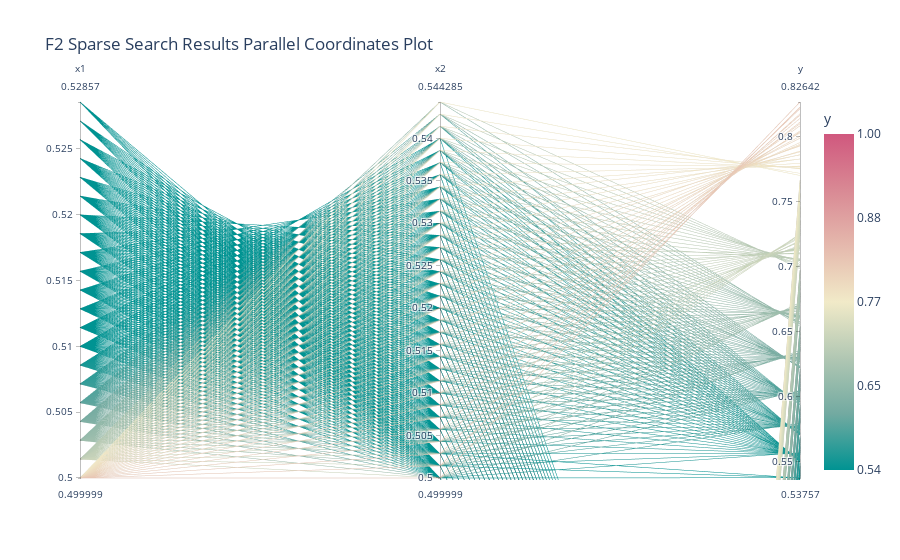

This figure's notebook cell:
### Code cell
def generate_sparse_grid(domain_bounds, points_per_dim):
    """Generate a sparse grid for high-dimensional spaces."""
    num_dims = len(domain_bounds)
    total_points = points_per_dim ** (1 / num_dims)
    axis_values = [np.linspace(start, end, int(np.ceil(total_points))) for start, end in domain_bounds]
    grid = np.meshgrid(*axis_values, indexing='ij')
    sparse_grid = np.vstack([x.ravel() for x in grid]).T
    return sparse_grid

# Example usage
#domain_bounds = [(0, 1), (0, 1), (0, 1)]  # 3D problem
#sparse_grid = generate_sparse_grid(domain_bounds, 1000)
#print("Sparse grid points:", sparse_grid.shape[0])


#domain_bounds= [(0.47, 0.53), (0.47, 0.53)]
domain_bounds= [(0.499999, 0.599999), (0.499999, 0.599999)]
num_points_per_dimension = 5000  # Number of points along each dimension
X_sparse_grid_hv = generate_sparse_grid(domain_bounds, num_points_per_dimension)


# Select updated kappa & xi based on the nth week
# Example for a specific week (e.g., week 1)
week_index = current_week  # For week current_week+1, as indexing starts from 0
xi_value = xi_array[week_index]
kappa_value = kappa_array[week_index]


# EI, PI, UCB next point calcuation
next_point_ei, next_point_pi, next_point_ucb = propose_next_point(xi_value,kappa_value,X_sparse_grid_hv,best_gp,'sklearn')

#mse, r2 = evaluate_model_performance(best_gp, X_new_points, Y_new_points,'sklearn')
#print(f"MSE: {mse}")
#print(f"R-squared: {r2}")

#print_timestamp()


y_highvalue_pred = predict_in_batches(best_gp, X_sparse_grid_hv)


# After evaluation, you can create a DataFrame for analysis
df_evaluation = pd.DataFrame(X_sparse_grid_hv, columns=[f'x{i+1}' for i in range(len(domain_bounds))])
df_evaluation['y'] = y_highvalue_pred

# Sort the DataFrame by 'y' in descending order to get the smallest values at the top
sorted_df_hv = df_evaluation.sort_values(by='y', ascending=False)

# Take the top n entries after sorting
n_samples = 500  # Adjust n to your preferred sample size
sampled_df_hv = sorted_df_hv.head(n_samples)
print(sampled_df_hv.head(20))

plot_parallel_coordinates(sampled_df_hv, 'y', "F2 Sparse Search Results Parallel Coordinates Plot")
print_timestamp()

### Figure 1 — Plotly figure (JSON) as saved in the notebook; plotly's stock layout.template omitted (floating-point values rounded to 4 significant figures; data arrays with more than 128 entries replaced by an {"elided": "..."} marker saying what was removed)
{"data": [{"dimensions": [{"label": "x1", "values": {"elided": "780 float values"}}, {"label": "x2", "values": {"elided": "780 float values"}}, {"label": "y", "values": {"elided": "780 float values"}}], "domain": {"x": [0, 1], "y": [0, 1]}, "line": {"color": {"elided": "780 float values"}, "coloraxis": "coloraxis"}, "name": "", "type": "parcoords"}], "layout": {"coloraxis": {"cmax": 1, "cmin": 0.5376, "colorbar": {"ticktext": ["0.54", "0.65", "0.77", "0.88", "1.00"], "tickvals": [0.5376, 0.6532, 0.7688, 0.8844, 1], "title": {"text": "y"}}, "colorscale": [[0, "rgb(0, 147, 146)"], [0.1667, "rgb(114, 170, 161)"], [0.3333, "rgb(177, 199, 179)"], [0.5, "rgb(241, 234, 200)"], [0.6667, "rgb(229, 185, 173)"], [0.8333, "rgb(217, 137, 148)"], [1, "rgb(208, 88, 126)"]]}, "legend": {"tracegroupgap": 0}, "margin": {"t": 100}, "title": {"text": "F2 Sparse Search Results Parallel Coordinates Plot"}}}
